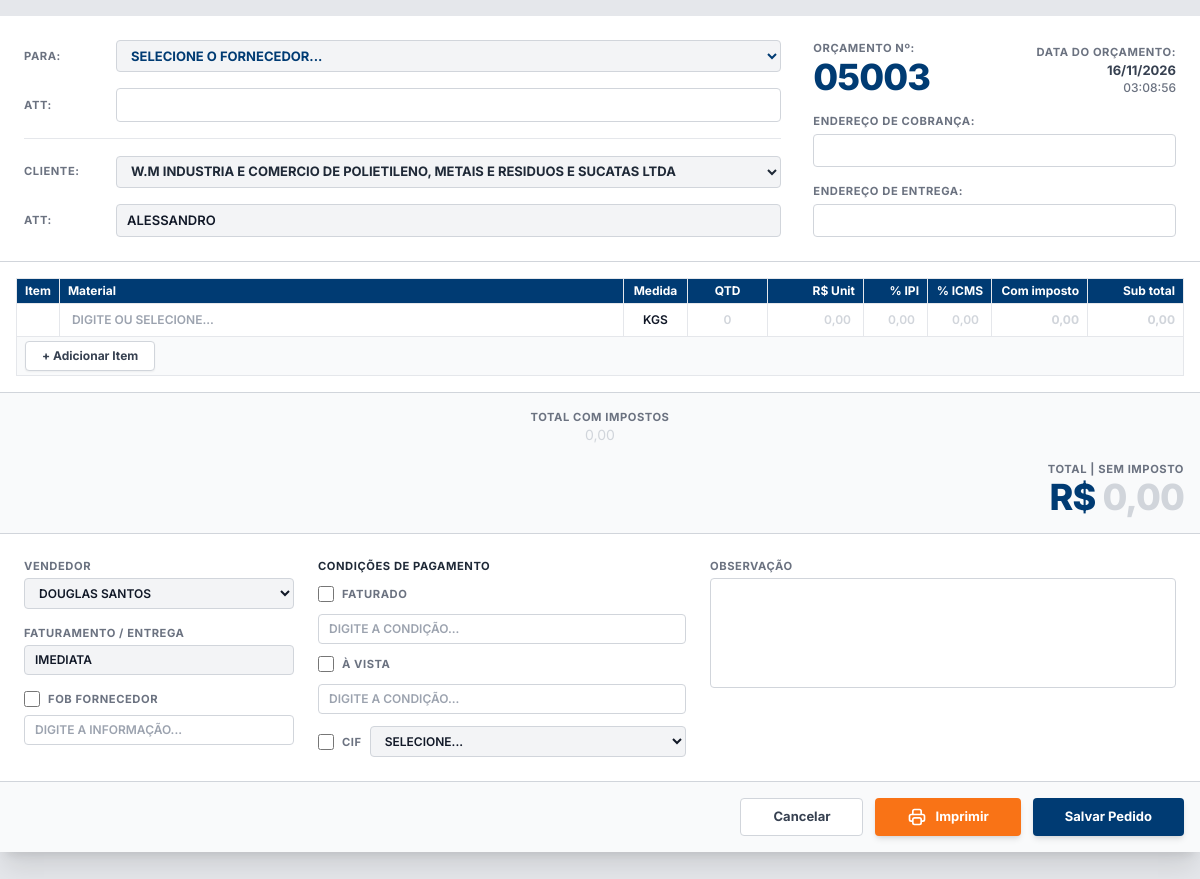
The page /novo_pedido.php?id=4 (signed in) on the database its author committed.
### tables this page shows
CREATE TABLE pedidos (
                id INTEGER PRIMARY KEY AUTOINCREMENT,
                numero_pedido INTEGER,
                data_pedido DATETIME DEFAULT CURRENT_TIMESTAMP,
                vendedor_id INTEGER,
                cliente_id INTEGER,
                cliente_att TEXT,
                fornecedor_id INTEGER,
                cif_id INTEGER,
                endereco_cobranca TEXT,
                endereco_entrega TEXT,
                faturamento TEXT,
                condicao_avista TEXT,
                condicao_faturado TEXT,
                is_fob_fornecedor INTEGER DEFAULT 0,
                fob_fornecedor_texto TEXT,
                observacao TEXT,
                total_sem_imposto REAL DEFAULT 0.00,
                total_com_imposto REAL DEFAULT 0.00,
                total_ipi REAL DEFAULT 0.00,
                total_icms REAL DEFAULT 0.00,
                qtd_itens REAL DEFAULT 0.00,
                status TEXT DEFAULT 'orcamento',
                created_at DATETIME DEFAULT CURRENT_TIMESTAMP
            );

CREATE TABLE clientes (
                id INTEGER PRIMARY KEY AUTOINCREMENT,
                razao_social TEXT NOT NULL,
                cpf TEXT,
                cnpj TEXT,
                insc_estadual TEXT,
                endereco TEXT,
                numero TEXT,
                complemento TEXT,
                bairro TEXT,
                cidade TEXT,
                uf TEXT,
                cep TEXT,
                contato_nome TEXT,
                contato_celular TEXT,
                contato_departamento TEXT,
                telefone TEXT,
                celular TEXT,
                whatsapp TEXT,
                email TEXT,
                email_danfe TEXT,
                is_fornecedor INTEGER DEFAULT 0,
                cobranca_endereco TEXT,
                cobranca_numero TEXT,
                cobranca_complemento TEXT,
                cobranca_bairro TEXT,
                cobranca_cidade TEXT,
                cobranca_uf TEXT,
                cobranca_cep TEXT,
                entrega_endereco TEXT,
                entrega_numero TEXT,
                entrega_complemento TEXT,
                entrega_bairro TEXT,
                entrega_cidade TEXT,
                entrega_uf TEXT,
                entrega_cep TEXT,
                observacao TEXT,
                material_comercializado TEXT,
                ativo INTEGER DEFAULT 1,
                created_at DATETIME DEFAULT CURRENT_TIMESTAMP
            );

CREATE TABLE usuarios (
                id INTEGER PRIMARY KEY AUTOINCREMENT,
                nome TEXT NOT NULL,
                email TEXT UNIQUE NOT NULL,
                senha TEXT NOT NULL,
                role TEXT DEFAULT 'user',
                must_change_password INTEGER DEFAULT 0,
                ativo INTEGER DEFAULT 1, 
                created_at DATETIME DEFAULT CURRENT_TIMESTAMP
            );

### novo_pedido.php (the view, shortened to what the rows shown need)
<?php
$pdo = Database::getInstance();
$pedido_id = isset($_GET['id']) ? (int)$_GET['id'] : 0;
$pedido = null;
if ($pedido_id > 0) {
    $stmt = $pdo->prepare("SELECT * FROM pedidos WHERE id = ?");
    $stmt->execute([$pedido_id]);
    $pedido = $stmt->fetch();
}
$clientes = $pdo->query("SELECT id, razao_social, contato_nome, endereco, numero, bairro, cidade, uf, cobranca_endereco, cobranca_numero, cobranca_bairro, cobranca_cidade, cobranca_uf, entrega_endereco, entrega_numero, entrega_bairro, entrega_cidade, entrega_uf FROM clientes WHERE ativo = 1 ORDER BY razao_social ASC")->fetchAll();
$vendedores = $pdo->query("SELECT id, nome FROM usuarios WHERE ativo = 1 ORDER BY nome ASC")->fetchAll();
if ($pedido) {
    $numero_formatado = str_pad($pedido['numero_pedido'], 5, '0', STR_PAD_LEFT);
} else {
    $ultimo_pedido = $pdo->query("SELECT MAX(numero_pedido) as max_num FROM pedidos")->fetch();
    $max_num = $ultimo_pedido['max_num'] ?? 0;
    $numero_pedido = ($max_num < 5000) ? 5000 : $max_num + 1;
    $numero_formatado = str_pad($numero_pedido, 5, '0', STR_PAD_LEFT);
}
?>
<!DOCTYPE html>
<html lang="pt-BR">
<head>
    <script src="https://cdn.tailwindcss.com"></script>
</head>
<body class="bg-gray-200 min-h-screen font-sans text-gray-800">
    <form id="formPedido" action="salvar_pedido.php" method="POST" class="max-w-[1300px] mx-auto mb-6 bg-white shadow-xl">
        <div class="p-4 md:p-6 border-b border-gray-300 grid grid-cols-1 md:grid-cols-12 gap-6 md:gap-8">
            <div class="col-span-1 md:col-span-8 flex flex-col justify-between space-y-2">
                <div class="flex items-center gap-3">
                    <label class="w-20 form-label flex-shrink-0">Cliente:</label>
                    <select name="cliente_id" id="cliente_id" required class="header-input flex-1 font-bold text-gray-800">
                        <?php foreach($clientes as $c): ?>
                            <?php
                                $end_cobranca = '';
                                $end_entrega = '';
                            ?>
                            <option value="<?= $c['id'] ?>"
                                    data-contato="<?= htmlspecialchars($c['contato_nome']) ?>"
                                    data-cobranca="<?= htmlspecialchars($end_cobranca) ?>"
                                    data-entrega="<?= htmlspecialchars($end_entrega) ?>"
                                    <?= ($pedido && $pedido['cliente_id'] == $c['id']) ? 'selected' : '' ?>>
                                <?= htmlspecialchars($c['razao_social']) ?>
                            </option>
                        <?php endforeach; ?>
                    </select>
                </div>
                <div class="flex items-center gap-3">
                    <label class="w-20 form-label flex-shrink-0">Att:</label>
                    <input type="text" name="cliente_att" id="cliente_att" value="<?= $pedido ? htmlspecialchars($pedido['cliente_att'] ?? '') : '' ?>" placeholder=" " class="header-input flex-1">
                </div>
            </div>
            <div class="col-span-1 md:col-span-4 flex flex-col justify-between space-y-4">
                <div class="flex justify-between items-start">
                    <div>
                        <div class="form-label">Orçamento Nº:</div>
                        <div class="text-4xl font-extrabold text-brand-blue tracking-tight"><?= $numero_formatado ?></div>
                    </div>
                    <div class="text-right pt-1">
                        <div class="form-label">Data do orçamento:</div>
                        <div class="font-bold text-gray-700"><?= $pedido ? date('d/m/Y', strtotime($pedido['data_pedido'])) : date('d/m/Y') ?></div>
                        <div id="relogio" class="text-gray-500 text-xs font-medium"></div>
                    </div>
                </div>
            </div>
        </div>
        <div class="p-4 w-full overflow-x-auto">
            <table class="w-full table-border text-xs min-w-[800px]" id="tabelaItens">
                <thead class="bg-brand-blue text-white">
                    <tr>
                        <th class="w-10 text-center">Item</th>
                        <th class="text-left">Material</th>
                        <th class="w-16 text-center">Medida</th>
                        <th class="w-20 text-center">QTD</th>
                        <th class="w-24 text-right">R$ Unit</th>
                        <th class="w-16 text-right">% IPI</th>
                        <th class="w-16 text-right">% ICMS</th>
                        <th class="w-24 text-right">Com imposto</th>
                        <th class="w-24 text-right">Sub total</th>
                    </tr>
                </thead>
            </table>
        </div>
        <div class="p-4 md:p-6 border-t border-gray-300 grid grid-cols-1 md:grid-cols-12 gap-6 text-xs bg-white">
            <div class="col-span-1 md:col-span-3 space-y-4">
                <div class="hidden md:block">
                    <label class="form-label block mb-1">Vendedor</label>
                    <select name="vendedor_id" class="header-input w-full">
                        <?php foreach($vendedores as $v): ?>
                            <option value="<?= $v['id'] ?>" <?= ($pedido && $pedido['vendedor_id'] == $v['id']) || (!$pedido && $v['id'] == $_SESSION['usuario_id']) ? 'selected' : '' ?>><?= htmlspecialchars($v['nome']) ?></option>
                        <?php endforeach; ?>
                    </select>
                </div>
                <div>
                    <label class="form-label block mb-1">Faturamento / Entrega</label>
                    <input type="text" name="faturamento" value="<?= $pedido ? htmlspecialchars($pedido['faturamento']) : 'IMEDIATA' ?>" class="header-input w-full">
                </div>
                <div class="space-y-2 mt-2">
                    <div class="flex items-center gap-2">
                        <input type="checkbox" name="is_fob_fornecedor" id="is_fob_fornecedor" class="w-4 h-4 cursor-pointer" <?= ($pedido && $pedido['is_fob_fornecedor'] == 1) ? 'checked' : '' ?>>
                        <label for="is_fob_fornecedor" class="form-label mb-0 cursor-pointer">Fob Fornecedor</label>
                    </div>
                </div>
            </div>
            <div class="col-span-1 md:col-span-4 space-y-3">
                <div class="flex items-center gap-2">
                    <input type="checkbox" name="cond_faturado" id="cond_faturado" class="w-4 h-4 cursor-pointer" <?= ($pedido && !empty($pedido['condicao_faturado'])) ? 'checked' : '' ?>>
                    <label for="cond_faturado" class="form-label mb-0 cursor-pointer">Faturado</label>
                </div>
                <div class="flex items-center gap-2 mt-3">
                    <input type="checkbox" name="cond_avista" id="cond_avista" class="w-4 h-4 cursor-pointer" <?= ($pedido && !empty($pedido['condicao_avista'])) ? 'checked' : '' ?>>
                    <label for="cond_avista" class="form-label mb-0 cursor-pointer">À vista</label>
                </div>
                <div class="flex items-center gap-2 mt-3">
                    <input type="checkbox" name="cond_cif" id="cond_cif" class="w-4 h-4 cursor-pointer" <?= ($pedido && !empty($pedido['cif_id'])) ? 'checked' : '' ?>>
                    <label for="cond_cif" class="form-label mb-0 cursor-pointer">CIF</label>
                    <select name="cif_id" class="header-input flex-1">
                        <option value="">Selecione...</option>
                    </select>
                </div>
            </div>
        </div>
    </form>
</body>
</html>

### rows shown on the page
pedidos: cliente_id "W.M INDUSTRIA E COMERCIO DE POLIETILENO, METAIS E RESIDUOS E SUCATAS LTDA", cliente_att "ALESSANDRO", numero_pedido "05003", data_pedido "16/11/2026", vendedor_id "Douglas Santos", faturamento "IMEDIATA"
